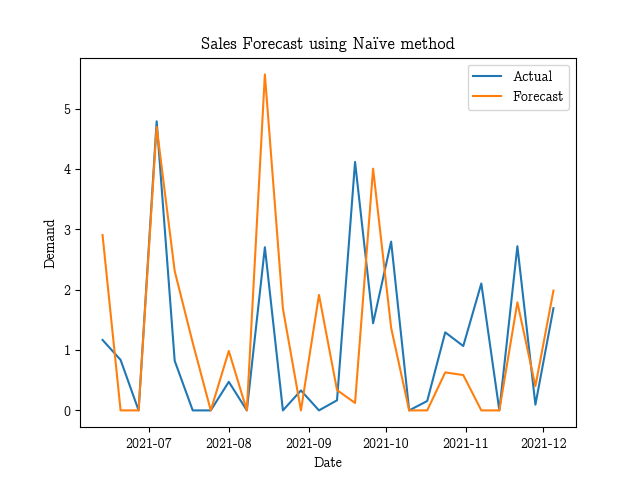

Python code for this plot:

import numpy as np
import pandas as pd
from statsmodels.tsa.holtwinters import ExponentialSmoothing
import matplotlib.pyplot as plt
import matplotlib.pyplot as plt
import numpy as np
from matplotlib import rcParams
import matplotlib as mpl

import matplotlib.font_manager

plt.rcParams["font.family"] = "CMU Concrete"
plt.rcParams["font.family"] = "CMU Concrete"
mpl.rc('font', family='CMU Concrete')

#


import statistics
def forecast_analysis(df, date, shouldShowPlot=False, verbose = False, n_time_periods=20):
    # Shift the 'sales_quantity' by 52 weeks
    shifted_df = df["sales_quantity"].shift(52)
    print("shifted_df")
    print(shifted_df)

    # Split the data into training and testing sets
    train = df.loc[df.index <= date]
    test = df.loc[df.index > date]

    # For the forecast, take the 'sales_quantity' from the same period last year
    forecast = shifted_df.loc[test.index]
    print(forecast)
    print(date)

    # Ensure forecast is non-negative
    forecast[forecast < 0] = 0

    if shouldShowPlot:
        # Evaluate the forecast
        plt.plot(test.index[:n_time_periods], test["sales_quantity"].values[:n_time_periods], label='Actual')
        plt.plot(test.index[:n_time_periods], forecast.values[:n_time_periods], label='Forecast')

        # Add labels and legend
        plt.xlabel('Date')
        plt.ylabel('Demand')
        plt.title('Sales Forecast using Naïve method')
        plt.legend()

        # Show the plot
        plt.show()

    mse = np.mean((test["sales_quantity"].values[:n_time_periods] - forecast[:n_time_periods]) ** 2)
    mae = np.mean(np.abs((test["sales_quantity"].values[:n_time_periods] - forecast[:n_time_periods])))
    rmse = np.sqrt(mse)

    if verbose:
        print(f'MAE for Naïve method: {mae:.2f}')

    return mae, mse, rmse
